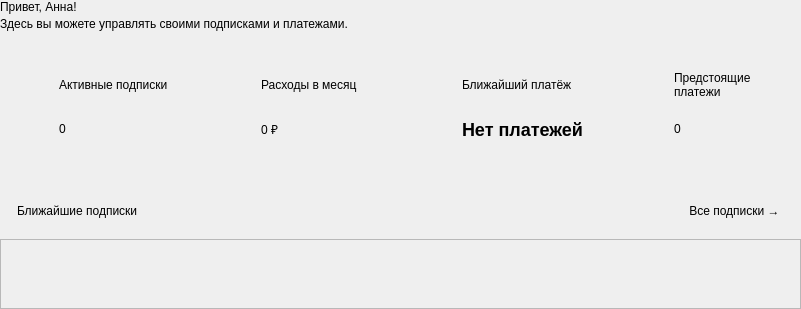
                  <widget class="QWidget" name="homePage">
                    <layout class="QVBoxLayout" name="homeLayout" stretch="0,0,1">
                      <property name="leftMargin">
                        <number>0</number>
                      </property>
                      <property name="topMargin">
                        <number>0</number>
                      </property>
                      <property name="rightMargin">
                        <number>0</number>
                      </property>
                      <property name="bottomMargin">
                        <number>0</number>
                      </property>
                      <property name="spacing">
                        <number>20</number>
                      </property>
                      <item>
                        <widget class="QWidget" name="homeHeading">
                          <layout class="QHBoxLayout" name="homeHeadingLayout" stretch="1">
                            <property name="leftMargin">
                              <number>0</number>
                            </property>
                            <property name="topMargin">
                              <number>0</number>
                            </property>
                            <property name="rightMargin">
                              <number>0</number>
                            </property>
                            <property name="bottomMargin">
                              <number>0</number>
                            </property>
                            <property name="spacing">
                              <number>16</number>
                            </property>
                            <item>
                              <widget class="QWidget" name="homeHeadingText">
                                <layout class="QVBoxLayout" name="homeTitlesLayout">
                                  <property name="leftMargin">
                                    <number>0</number>
                                  </property>
                                  <property name="topMargin">
                                    <number>0</number>
                                  </property>
                                  <property name="rightMargin">
                                    <number>0</number>
                                  </property>
                                  <property name="bottomMargin">
                                    <number>0</number>
                                  </property>
                                  <property name="spacing">
                                    <number>3</number>
                                  </property>
                                  <item>
                                    <widget class="QLabel" name="welcomeLabel">
                                      <property name="text">
                                        <string>Привет, Анна!</string>
                                      </property>
                                      <property name="heading" stdset="0">
                                        <bool>true</bool>
                                      </property>
                                    </widget>
                                  </item>
                                  <item>
                                    <widget class="QLabel" name="homeSubtitle">
                                      <property name="text">
                                        <string>Здесь вы можете управлять своими подписками и платежами.</string>
                                      </property>
                                      <property name="muted" stdset="0">
                                        <bool>true</bool>
                                      </property>
                                      <property name="wordWrap">
                                        <bool>true</bool>
                                      </property>
                                    </widget>
                                  </item>
                                </layout>
                              </widget>
                            </item>
                          </layout>
                        </widget>
                      </item>
                      <item>
                        <widget class="QWidget" name="statCards">
                          <layout class="QHBoxLayout" name="statCardsLayout" stretch="1,1,1,1">
                            <property name="leftMargin">
                              <number>0</number>
                            </property>
                            <property name="topMargin">
                              <number>0</number>
                            </property>
                            <property name="rightMargin">
                              <number>0</number>
                            </property>
                            <property name="bottomMargin">
                              <number>0</number>
                            </property>
                            <property name="spacing">
                              <number>16</number>
                            </property>
                            <item>
                              <widget class="QFrame" name="activeStatCard">
                                <property name="stat" stdset="0">
                                  <bool>true</bool>
                                </property>
                                <property name="minimumSize">
                                  <size>
                                    <width>0</width>
                                    <height>112</height>
                                  </size>
                                </property>
                                <layout class="QHBoxLayout" name="activeStatLayout">
                                  <property name="leftMargin">
                                    <number>16</number>
                                  </property>
                                  <property name="topMargin">
                                    <number>16</number>
                                  </property>
                                  <property name="rightMargin">
                                    <number>16</number>
                                  </property>
                                  <property name="bottomMargin">
                                    <number>16</number>
                                  </property>
                                  <property name="spacing">
                                    <number>13</number>
                                  </property>
                                  <item alignment="Qt::AlignTop">
                                    <widget class="QLabel" name="activeStatIcon">
                                      <property name="text">
                                        <string />
                                      </property>
                                      <property name="pixmap">
                                        <pixmap>assets/icons/clipboard.svg</pixmap>
                                      </property>
                                      <property name="scaledContents">
                                        <bool>true</bool>
                                      </property>
                                      <property name="minimumSize">
                                        <size>
                                          <width>30</width>
                                          <height>30</height>
                                        </size>
                                      </property>
                                      <property name="maximumSize">
                                        <size>
                                          <width>30</width>
                                          <height>30</height>
                                        </size>
                                      </property>
                                    </widget>
                                  </item>
                                  <item>
                                    <widget class="QWidget" name="activeStatText">
                                      <layout class="QVBoxLayout" name="activeStatTextLayout">
                                        <property name="leftMargin">
                                          <number>0</number>
                                        </property>
                                        <property name="topMargin">
                                          <number>0</number>
                                        </property>
                                        <property name="rightMargin">
                                          <number>0</number>
                                        </property>
                                        <property name="bottomMargin">
                                          <number>0</number>
                                        </property>
                                        <property name="spacing">
                                          <number>8</number>
                                        </property>
                                        <item>
                                          <widget class="QLabel" name="activeStatCaption">
                                            <property name="text">
                                              <string>Активные подписки</string>
                                            </property>
                                            <property name="statCaption" stdset="0">
                                              <bool>true</bool>
                                            </property>
                                            <property name="wordWrap">
                                              <bool>true</bool>
                                            </property>
                                          </widget>
                                        </item>
                                        <item>
                                          <widget class="QLabel" name="activeValue">
                                            <property name="text">
                                              <string>0</string>
                                            </property>
                                            <property name="statValue" stdset="0">
                                              <bool>true</bool>
                                            </property>
                                          </widget>
                                        </item>
                                      </layout>
                                    </widget>
                                  </item>
                                </layout>
                              </widget>
                            </item>
                            <item>
                              <widget class="QFrame" name="monthlyStatCard">
                                <property name="stat" stdset="0">
                                  <bool>true</bool>
                                </property>
                                <property name="minimumSize">
                                  <size>
                                    <width>0</width>
                                    <height>112</height>
                                  </size>
                                </property>
                                <layout class="QHBoxLayout" name="monthlyStatLayout">
                                  <property name="leftMargin">
                                    <number>16</number>
                                  </property>
                                  <property name="topMargin">
                                    <number>16</number>
                                  </property>
                                  <property name="rightMargin">
                                    <number>16</number>
                                  </property>
                                  <property name="bottomMargin">
                                    <number>16</number>
                                  </property>
                                  <property name="spacing">
                                    <number>13</number>
                                  </property>
                                  <item alignment="Qt::AlignTop">
                                    <widget class="QLabel" name="monthlyStatIcon">
                                      <property name="text">
                                        <string />
                                      </property>
                                      <property name="pixmap">
                                        <pixmap>assets/icons/coins.svg</pixmap>
                                      </property>
                                      <property name="scaledContents">
                                        <bool>true</bool>
                                      </property>
                                      <property name="minimumSize">
                                        <size>
                                          <width>30</width>
                                          <height>30</height>
                                        </size>
                                      </property>
                                      <property name="maximumSize">
                                        <size>
                                          <width>30</width>
                                          <height>30</height>
                                        </size>
                                      </property>
                                    </widget>
                                  </item>
                                  <item>
                                    <widget class="QWidget" name="monthlyStatText">
                                      <layout class="QVBoxLayout" name="monthlyStatTextLayout">
                                        <property name="leftMargin">
                                          <number>0</number>
                                        </property>
                                        <property name="topMargin">
                                          <number>0</number>
                                        </property>
                                        <property name="rightMargin">
                                          <number>0</number>
                                        </property>
                                        <property name="bottomMargin">
                                          <number>0</number>
                                        </property>
                                        <property name="spacing">
                                          <number>8</number>
                                        </property>
                                        <item>
                                          <widget class="QLabel" name="monthlyStatCaption">
                                            <property name="text">
                                              <string>Расходы в месяц</string>
                                            </property>
                                            <property name="statCaption" stdset="0">
                                              <bool>true</bool>
                                            </property>
                                            <property name="wordWrap">
                                              <bool>true</bool>
                                            </property>
                                          </widget>
                                        </item>
                                        <item>
                                          <widget class="QLabel" name="monthlyValue">
                                            <property name="text">
                                              <string>0 ₽</string>
                                            </property>
                                            <property name="statValue" stdset="0">
                                              <bool>true</bool>
                                            </property>
                                          </widget>
                                        </item>
                                      </layout>
                                    </widget>
                                  </item>
                                </layout>
                              </widget>
                            </item>
                            <item>
                              <widget class="QFrame" name="nearestStatCard">
                                <property name="stat" stdset="0">
                                  <bool>true</bool>
                                </property>
                                <property name="minimumSize">
                                  <size>
                                    <width>0</width>
                                    <height>112</height>
                                  </size>
                                </property>
                                <layout class="QHBoxLayout" name="nearestStatLayout">
                                  <property name="leftMargin">
                                    <number>16</number>
                                  </property>
                                  <property name="topMargin">
                                    <number>16</number>
                                  </property>
                                  <property name="rightMargin">
                                    <number>16</number>
                                  </property>
                                  <property name="bottomMargin">
                                    <number>16</number>
                                  </property>
                                  <property name="spacing">
                                    <number>13</number>
                                  </property>
                                  <item alignment="Qt::AlignTop">
                                    <widget class="QLabel" name="nearestStatIcon">
                                      <property name="text">
                                        <string />
                                      </property>
                                      <property name="pixmap">
                                        <pixmap>assets/icons/calendar.svg</pixmap>
                                      </property>
                                      <property name="scaledContents">
                                        <bool>true</bool>
                                      </property>
                                      <property name="minimumSize">
                                        <size>
                                          <width>30</width>
                                          <height>30</height>
                                        </size>
                                      </property>
                                      <property name="maximumSize">
                                        <size>
                                          <width>30</width>
                                          <height>30</height>
                                        </size>
                                      </property>
                                    </widget>
                                  </item>
                                  <item>
                                    <widget class="QWidget" name="nearestStatText">
                                      <layout class="QVBoxLayout" name="nearestStatTextLayout">
                                        <property name="leftMargin">
                                          <number>0</number>
                                        </property>
                                        <property name="topMargin">
                                          <number>0</number>
                                        </property>
                                        <property name="rightMargin">
                                          <number>0</number>
                                        </property>
                                        <property name="bottomMargin">
                                          <number>0</number>
                                        </property>
                                        <property name="spacing">
                                          <number>8</number>
                                        </property>
                                        <item>
                                          <widget class="QLabel" name="nearestStatCaption">
                                            <property name="text">
                                              <string>Ближайший платёж</string>
                                            </property>
                                            <property name="statCaption" stdset="0">
                                              <bool>true</bool>
                                            </property>
                                            <property name="wordWrap">
                                              <bool>true</bool>
                                            </property>
                                          </widget>
                                        </item>
                                        <item>
                                          <widget class="QLabel" name="nearestValue">
                                            <property name="text">
                                              <string>Нет платежей</string>
                                            </property>
                                            <property name="statValue" stdset="0">
                                              <bool>true</bool>
                                            </property>
                                            <property name="styleSheet">
                                              <string>font-size:18px;font-weight:700;</string>
                                            </property>
                                          </widget>
                                        </item>
                                      </layout>
                                    </widget>
                                  </item>
                                </layout>
                              </widget>
                            </item>
                            <item>
                              <widget class="QFrame" name="upcomingStatCard">
                                <property name="stat" stdset="0">
                                  <bool>true</bool>
                                </property>
                                <property name="minimumSize">
                                  <size>
                                    <width>0</width>
                                    <height>112</height>
                                  </size>
                                </property>
                                <layout class="QHBoxLayout" name="upcomingStatLayout">
                                  <property name="leftMargin">
                                    <number>16</number>
                                  </property>
                                  <property name="topMargin">
                                    <number>16</number>
                                  </property>
                                  <property name="rightMargin">
                                    <number>16</number>
                                  </property>
                                  <property name="bottomMargin">
                                    <number>16</number>
                                  </property>
                                  <property name="spacing">
                                    <number>13</number>
                                  </property>
                                  <item alignment="Qt::AlignTop">
                                    <widget class="QLabel" name="upcomingStatIcon">
                                      <property name="text">
                                        <string />
                                      </property>
                                      <property name="pixmap">
                                        <pixmap>assets/icons/calendar.svg</pixmap>
                                      </property>
                                      <property name="scaledContents">
                                        <bool>true</bool>
                                      </property>
                                      <property name="minimumSize">
                                        <size>
                                          <width>30</width>
                                          <height>30</height>
                                        </size>
                                      </property>
                                      <property name="maximumSize">
                                        <size>
                                          <width>30</width>
                                          <height>30</height>
                                        </size>
                                      </property>
                                    </widget>
                                  </item>
                                  <item>
                                    <widget class="QWidget" name="upcomingStatText">
                                      <layout class="QVBoxLayout" name="upcomingStatTextLayout">
                                        <property name="leftMargin">
                                          <number>0</number>
                                        </property>
                                        <property name="topMargin">
                                          <number>0</number>
                                        </property>
                                        <property name="rightMargin">
                                          <number>0</number>
                                        </property>
                                        <property name="bottomMargin">
                                          <number>0</number>
                                        </property>
                                        <property name="spacing">
                                          <number>8</number>
                                        </property>
                                        <item>
                                          <widget class="QLabel" name="upcomingStatCaption">
                                            <property name="text">
                                              <string>Предстоящие платежи</string>
                                            </property>
                                            <property name="statCaption" stdset="0">
                                              <bool>true</bool>
                                            </property>
                                            <property name="wordWrap">
                                              <bool>true</bool>
                                            </property>
                                          </widget>
                                        </item>
                                        <item>
                                          <widget class="QLabel" name="upcomingValue">
                                            <property name="text">
                                              <string>0</string>
                                            </property>
                                            <property name="statValue" stdset="0">
                                              <bool>true</bool>
                                            </property>
                                          </widget>
                                        </item>
                                      </layout>
                                    </widget>
                                  </item>
                                </layout>
                              </widget>
                            </item>
                          </layout>
                        </widget>
                      </item>
                      <item>
                        <widget class="QFrame" name="homeSubscriptionsPanel">
                          <property name="panel" stdset="0">
                            <bool>true</bool>
                          </property>
                          <layout class="QVBoxLayout" name="homeSubscriptionsPanelLayout">
                            <property name="leftMargin">
                              <number>0</number>
                            </property>
                            <property name="topMargin">
                              <number>0</number>
                            </property>
                            <property name="rightMargin">
                              <number>0</number>
                            </property>
                            <property name="bottomMargin">
                              <number>0</number>
                            </property>
                            <property name="spacing">
                              <number>0</number>
                            </property>
                            <item>
                              <widget class="QWidget" name="homeSubscriptionsHeader">
                                <layout class="QHBoxLayout" name="homeSubscriptionsHeaderLayout" stretch="1,0">
                                  <property name="leftMargin">
                                    <number>17</number>
                                  </property>
                                  <property name="topMargin">
                                    <number>17</number>
                                  </property>
                                  <property name="rightMargin">
                                    <number>17</number>
                                  </property>
                                  <property name="bottomMargin">
                                    <number>17</number>
                                  </property>
                                  <property name="spacing">
                                    <number>0</number>
                                  </property>
                                  <item>
                                    <widget class="QLabel" name="homeSubscriptionsTitle">
                                      <property name="text">
                                        <string>Ближайшие подписки</string>
                                      </property>
                                      <property name="section" stdset="0">
                                        <bool>true</bool>
                                      </property>
                                    </widget>
                                  </item>
                                  <item>
                                    <widget class="QPushButton" name="allSubscriptionsButton">
                                      <property name="text">
                                        <string>Все подписки →</string>
                                      </property>
                                      <property name="flat" stdset="0">
                                        <bool>true</bool>
                                      </property>
                                    </widget>
                                  </item>
                                </layout>
                              </widget>
                            </item>
                            <item>
                              <widget class="QScrollArea" name="homeScrollArea">
                                <property name="widgetResizable">
                                  <bool>true</bool>
                                </property>
                                <property name="horizontalScrollBarPolicy">
                                  <enum>Qt::ScrollBarPolicy::ScrollBarAlwaysOff</enum>
                                </property>
                                <widget class="QWidget" name="homeScrollAreaContents">
                                  <layout class="QVBoxLayout" name="homeRowsLayout">
                                    <property name="leftMargin">
                                      <number>0</number>
                                    </property>
                                    <property name="topMargin">
                                      <number>0</number>
                                    </property>
                                    <property name="rightMargin">
                                      <number>0</number>
                                    </property>
                                    <property name="bottomMargin">
                                      <number>0</number>
                                    </property>
                                    <property name="spacing">
                                      <number>0</number>
                                    </property>
                                  </layout>
                                </widget>
                              </widget>
                            </item>
                          </layout>
                        </widget>
                      </item>
                    </layout>
                  </widget>
